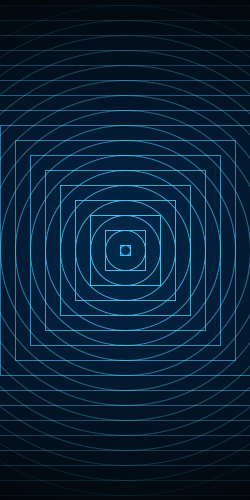
Frame 1 (no input)
Frame 60 (the mouse pressed at the canvas centre just before this capture): identical to frame 1, image omitted
Frame 120 (the mouse held since frame 60 and released just before this capture): identical to frame 1, image omitted

The Processing sketch that drew this single still picture (run headless with seeded random() and noise(); from frame 60 on, the mouse is pressed at the canvas centre):

// Processing sketch: processing_32186
// ── processing_32186.pde

int xPos = -250;
int yPos = 0;
int shapeSize = 10;
int count = 0;
int trans = 255;

void setup(){
  size(250, 500);
  background(2);
 
  smooth();
  fill(0,90,212,2);
  rectMode(CENTER);
  frameRate(10);
}

void draw(){
  
  while (count<20){
     stroke(77,218,255,trans);
    ellipse (125,250,shapeSize,shapeSize);
    rect (125,250,shapeSize,shapeSize);
    
    shapeSize = shapeSize+30;
    trans = trans - 15;
    count++;
  }
  xPos = xPos + 100;
  shapeSize = 10;

  
  if(xPos>500){
    xPos = xPos + 15;
    yPos = yPos + 70;
    xPos = 0;
    
  }
  if(yPos>500){
    xPos=0;
    yPos=0;
  }

}
